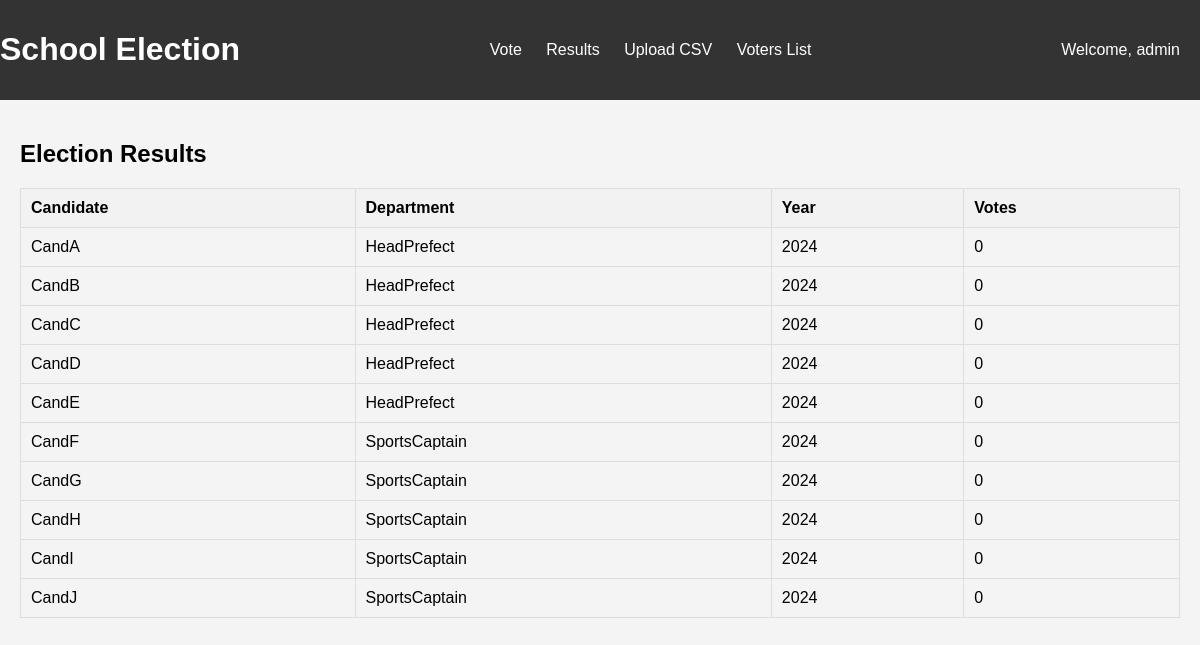
The page /results/ (signed in) on the database its author committed.
### StorageInterface/models.py (models this page shows)
class Candidate(models.Model):
    Candi_no = models.IntegerField()
    c_name = models.CharField(max_length=100)
    department = models.CharField(max_length=100)
    year = models.IntegerField()
    votes = models.IntegerField(default=0)

### StorageInterface/views.py (the view)
# urls.py: path('results/', views.results, name='results'),
@login_required
def results(request):
    candidates = Candidate.objects.all()
    return render(request, 'election/results.html', {'candidates': candidates})  # Update template path

### StorageInterface/templates/election/results.html
{% extends 'election/base.html' %}
{% block content %}
  <h2>Election Results</h2>
  <table>
    <tr>
      <th>Candidate</th>
      <th>Department</th>
      <th>Year</th>
      <th>Votes</th>
    </tr>
    {% for candidate in candidates %}
    <tr>
      <td>{{ candidate.c_name }}</td>
      <td>{{ candidate.department }}</td>
      <td>{{ candidate.year }}</td>
      <td>{{ candidate.votes }}</td>
    </tr>
    {% endfor %}
  </table>
{% endblock %}

### StorageInterface/templates/election/base.html (shortened to what this page needs)
<!DOCTYPE html>
<html lang="en">
<head>
</head>
<body>
    <header>
        <h1>School Election</h1>
        <nav>
            <ul>
                <li><a href="{% url 'election:vote' %}">Vote</a></li>
                <li><a href="{% url 'election:results' %}">Results</a></li>
                {% if user.is_authenticated and user.is_superuser %}
                <li><a href="{% url 'election:upload_csv' %}">Upload CSV</a></li>
                <li><a href="{% url 'election:voters_list' %}">Voters List</a></li>
                {% endif %}
            </ul>
        </nav>
        <div class="user-info">
            {% if user.is_authenticated %}
                <span>Welcome, {{ user.username }}</span>
            {% else %}
                <a href="{% url 'election:login' %}" style="color: #fff;">Login</a>
            {% endif %}
        </div>
    </header>
    <div class="content">
        {% block content %}
        {% endblock %}
    </div>
</body>
</html>

### StorageInterface/templates/election/base.html (style rules this page uses)
body { font-family: Arial, sans-serif; background-color: #f4f4f4; margin: 0; padding: 0; }
header { background-color: #333; color: #fff; padding: 10px 0; display: flex; justify-content: space-between; align-items: center; }
nav ul { list-style: none; padding: 0; margin: 0; }
nav ul li { display: inline; margin: 0 10px; }
nav ul li a { color: #fff; text-decoration: none; }
.user-info { margin-right: 20px; color: #fff; }
.content { padding: 20px; }
table { width: 100%; border-collapse: collapse; margin: 20px 0; }
table, th, td { border: 1px solid #ddd; }
th, td { padding: 10px; text-align: left; }
th { background-color: #f2f2f2; }

### rows shown on the page
Candidate: c_name "CandA", department "HeadPrefect", year "2024", votes "0"
Candidate: c_name "CandB", department "HeadPrefect", year "2024", votes "0"
Candidate: c_name "CandC", department "HeadPrefect", year "2024", votes "0"
Candidate: c_name "CandD", department "HeadPrefect", year "2024", votes "0"
Candidate: c_name "CandE", department "HeadPrefect", year "2024", votes "0"
Candidate: c_name "CandF", department "SportsCaptain", year "2024", votes "0"
Candidate: c_name "CandG", department "SportsCaptain", year "2024", votes "0"
Candidate: c_name "CandH", department "SportsCaptain", year "2024", votes "0"
Candidate: c_name "CandI", department "SportsCaptain", year "2024", votes "0"
Candidate: c_name "CandJ", department "SportsCaptain", year "2024", votes "0"

### other values the page prints
{{ user.username }} "admin"
